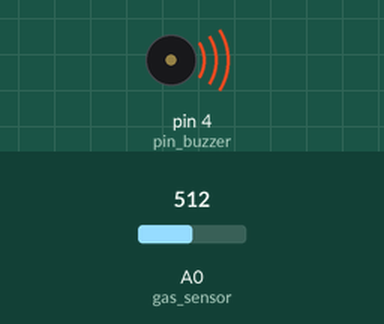
Simulated run of this sketch. Board: Arduino Uno, built with avr-gcc and run on an emulated ATmega328P. Parts: buzzer (waves = sounding). The test bench sets the inputs (shaded band); at power-on: A0 (gas_sensor) = 512.

Above: at 1.2 s.
1.3 s: A0 (gas_sensor) set to 176
4.3 s: A0 (gas_sensor) set to 151
At 4.6 s:
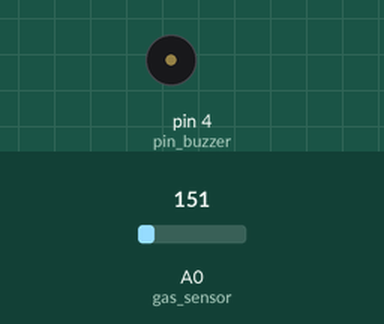
Timing chart, 0 to 7.3 s (numbered marks = the images above; inputs shaded):
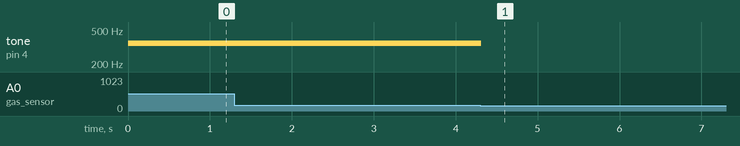

Measured:
- the behaviour switches between 160 and 159 on A0 (gas_sensor) (found by bisection; images 0 and 1)
- after the input at 4.3 s, tone on pin 4 (pin_buzzer): 350 Hz → silent at once

The sketch:

Code.ino
```cpp
int gas_sensor = A0;
float gas_level = 0;
int pin_buzzer = 4;
void setup()
{
  pinMode(gas_sensor , INPUT);
  Serial.begin(9600);
}

void loop()
{
  gas_level = analogRead(gas_sensor);
  if(gas_level >= 160)
  {
    tone( pin_buzzer , 350);
    delay(50);
    noTone(pin_buzzer);
  }
}
```
